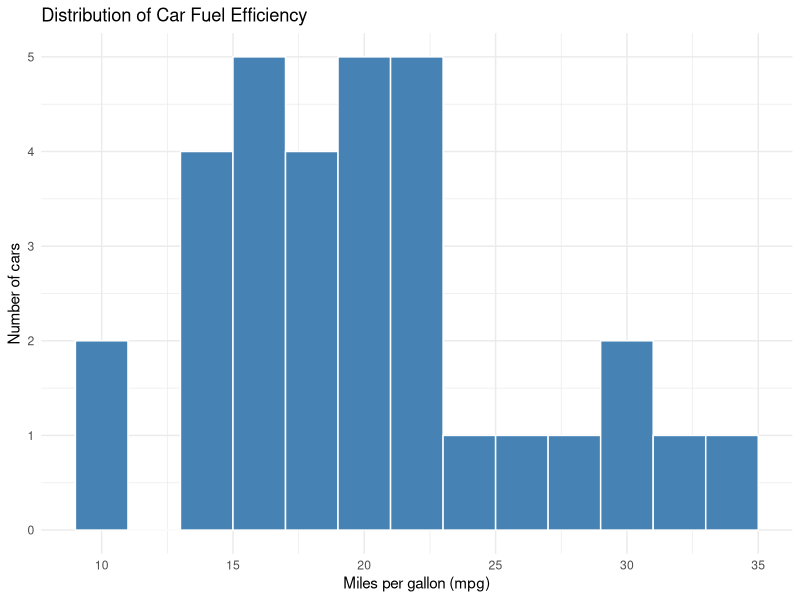

This figure's R source:
## ---- chunk 1
head(mtcars)
## ---- chunk 2
#| label: MTCars Distribution of Fuel Efficiency
#| fig-cap: "Distribution of Fuel Efficiency of Cars"
library(ggplot2)

ggplot(mtcars, aes(x = mpg)) +
  geom_histogram(binwidth = 2, fill = "steelblue", color = "white") +
  labs(
    title = "Distribution of Car Fuel Efficiency",
    x = "Miles per gallon (mpg)",
    y = "Number of cars"
  ) +
  theme_minimal()
## ---- chunk 3
dim(mtcars)
